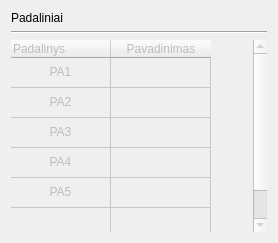
             <widget class="QWidget" name="padaliniai_tab">
              <attribute name="title">
               <string>Padaliniai</string>
              </attribute>
              <layout class="QVBoxLayout" name="verticalLayout_6">
               <item>
                <widget class="QLabel" name="label_5">
                 <property name="text">
                  <string>Padaliniai</string>
                 </property>
                </widget>
               </item>
               <item>
                <widget class="Line" name="line_5">
                 <property name="orientation">
                  <enum>Qt::Horizontal</enum>
                 </property>
                </widget>
               </item>
               <item>
                <widget class="QTableWidget" name="tableWidget_2">
                 <property name="enabled">
                  <bool>false</bool>
                 </property>
                 <property name="minimumSize">
                  <size>
                   <width>0</width>
                   <height>0</height>
                  </size>
                 </property>
                 <property name="frameShape">
                  <enum>QFrame::NoFrame</enum>
                 </property>
                 <attribute name="horizontalHeaderHighlightSections">
                  <bool>true</bool>
                 </attribute>
                 <attribute name="verticalHeaderVisible">
                  <bool>false</bool>
                 </attribute>
                 <row>
                  <property name="text">
                   <string>1.</string>
                  </property>
                 </row>
                 <row>
                  <property name="text">
                   <string>2.</string>
                  </property>
                 </row>
                 <row>
                  <property name="text">
                   <string>3.</string>
                  </property>
                 </row>
                 <row>
                  <property name="text">
                   <string>4.</string>
                  </property>
                 </row>
                 <row>
                  <property name="text">
                   <string>5.</string>
                  </property>
                 </row>
                 <row>
                  <property name="text">
                   <string>New Row</string>
                  </property>
                 </row>
                 <column>
                  <property name="text">
                   <string>Padalinys</string>
                  </property>
                  <property name="textAlignment">
                   <set>AlignLeft|AlignVCenter</set>
                  </property>
                 </column>
                 <column>
                  <property name="text">
                   <string>Pavadinimas</string>
                  </property>
                 </column>
                 <item row="0" column="0">
                  <property name="text">
                   <string>PA1</string>
                  </property>
                  <property name="textAlignment">
                   <set>AlignHCenter|AlignVCenter|AlignCenter</set>
                  </property>
                 </item>
                 <item row="0" column="1">
                  <property name="text">
                   <string/>
                  </property>
                 </item>
                 <item row="1" column="0">
                  <property name="text">
                   <string>PA2</string>
                  </property>
                  <property name="textAlignment">
                   <set>AlignHCenter|AlignVCenter|AlignCenter</set>
                  </property>
                 </item>
                 <item row="1" column="1">
                  <property name="text">
                   <string/>
                  </property>
                 </item>
                 <item row="2" column="0">
                  <property name="text">
                   <string>PA3</string>
                  </property>
                  <property name="textAlignment">
                   <set>AlignHCenter|AlignVCenter|AlignCenter</set>
                  </property>
                 </item>
                 <item row="2" column="1">
                  <property name="text">
                   <string/>
                  </property>
                 </item>
                 <item row="3" column="0">
                  <property name="text">
                   <string>PA4</string>
                  </property>
                  <property name="textAlignment">
                   <set>AlignHCenter|AlignVCenter|AlignCenter</set>
                  </property>
                 </item>
                 <item row="3" column="1">
                  <property name="text">
                   <string/>
                  </property>
                 </item>
                 <item row="4" column="0">
                  <property name="text">
                   <string>PA5</string>
                  </property>
                  <property name="textAlignment">
                   <set>AlignHCenter|AlignVCenter|AlignCenter</set>
                  </property>
                 </item>
                </widget>
               </item>
              </layout>
             </widget>
